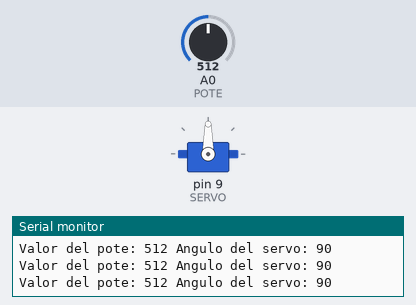
Simulated run of this sketch. Board: Arduino Uno, built with avr-gcc and run on an emulated ATmega328P. Parts: servo, the last lines printed to the serial monitor. Inputs (shaded band) come from the test bench; at power-on: A0 (POTE) = 512.

Above: at 1.2 s.
1.3 s: A0 (POTE) set to 107
At 2.5 s:
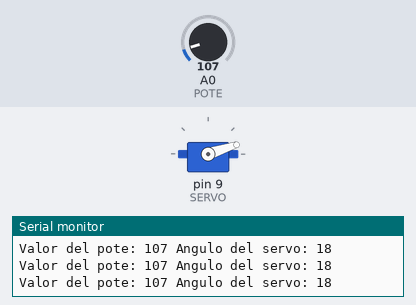
2.8 s: A0 (POTE) set to 91
At 3.3 s:
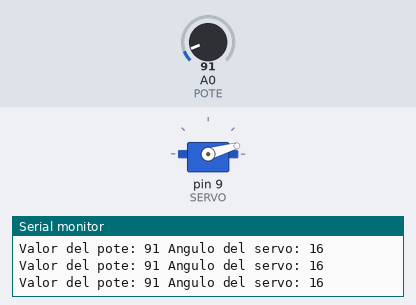
5.8 s: A0 (POTE) set to 122
At 6.2 s:
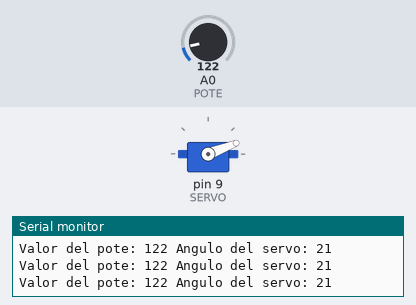
7.3 s: A0 (POTE) set to 306
At 8.4 s:
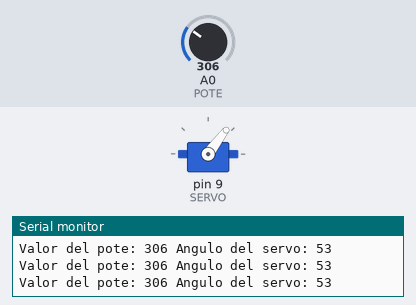
8.8 s: A0 (POTE) set to 550
At 10.2 s:
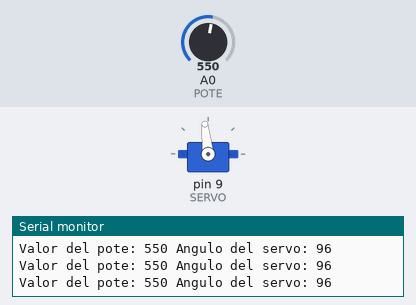
11.8 s: A0 (POTE) set to 584
At 13.1 s:
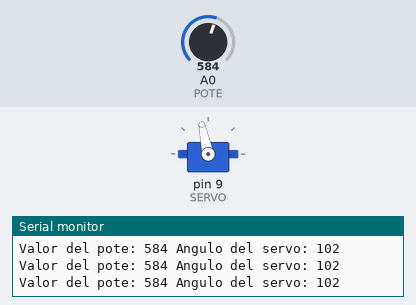
Timing chart, 0 to 14.3 s (numbered marks = the images above; inputs shaded):
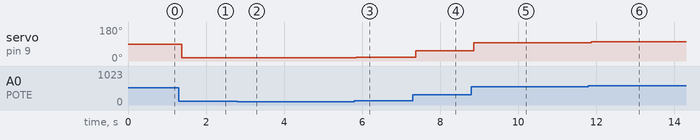

Measured:
- after the input at 1.3 s, servo on pin 9 (SERVO): 90° → 18° after 0.07 s
- after the input at 2.8 s, servo on pin 9 (SERVO): 18° → 16° after 0.06 s
- after the input at 5.8 s, servo on pin 9 (SERVO): 16° → 21° at once
- after the input at 7.3 s, servo on pin 9 (SERVO): 21° → 53° after 0.07 s
- after the input at 8.8 s, servo on pin 9 (SERVO): 53° → 96° after 0.06 s
- after the input at 11.8 s, servo on pin 9 (SERVO): 96° → 102° after 0.07 s

The sketch:

Clase4_25_07_22_Pote_y_Servo.ino
```cpp
#include <Servo.h>

#define POTE 0
#define SERVO 9
#define BAUDRATE 9600

Servo mi_servo;

void setup(){
  Serial.begin(BAUDRATE);
  mi_servo.attach(SERVO);
}

void loop(){
  int valor_pote = analogRead(POTE); //Leemos el pote
  int angulo = map(valor_pote, 0, 1023, 0, 180); //Convertimos con map los valores del pote de 0 a 1023 en los angulos
  //posibles que van de 0 a 180

  Serial.print("Valor del pote: "); //Usamos el monitor serie para ver la informacion
  Serial.print(valor_pote);
  Serial.print(" Angulo del servo: ");
  Serial.println(angulo);

  mi_servo.write(angulo); //Hacemos que el servo se coloque en el angulo indicado por el pote
}
```
